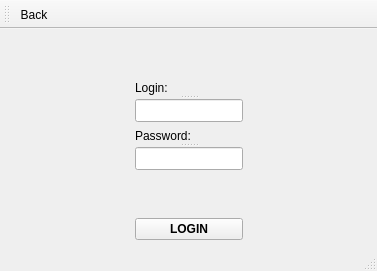
<?xml version="1.0" encoding="UTF-8"?>
<ui version="4.0">
 <class>LoginWindow</class>
 <widget class="QMainWindow" name="LoginWindow">
  <property name="geometry">
   <rect>
    <x>0</x>
    <y>0</y>
    <width>377</width>
    <height>271</height>
   </rect>
  </property>
  <property name="windowTitle">
   <string>MainWindow</string>
  </property>
  <widget class="QWidget" name="centralwidget">
   <layout class="QGridLayout" name="gridLayout">
    <item row="0" column="0" colspan="3">
     <spacer name="verticalSpacer_4">
      <property name="orientation">
       <enum>Qt::Vertical</enum>
      </property>
      <property name="sizeHint" stdset="0">
       <size>
        <width>201</width>
        <height>20</height>
       </size>
      </property>
     </spacer>
    </item>
    <item row="1" column="0">
     <spacer name="horizontalSpacer">
      <property name="orientation">
       <enum>Qt::Horizontal</enum>
      </property>
      <property name="sizeHint" stdset="0">
       <size>
        <width>114</width>
        <height>20</height>
       </size>
      </property>
     </spacer>
    </item>
    <item row="1" column="1">
     <widget class="QSplitter" name="splitter_2">
      <property name="orientation">
       <enum>Qt::Vertical</enum>
      </property>
      <widget class="QSplitter" name="splitter_4">
       <property name="orientation">
        <enum>Qt::Vertical</enum>
       </property>
       <widget class="QLabel" name="label_log">
        <property name="text">
         <string>Login:</string>
        </property>
       </widget>
       <widget class="QLineEdit" name="lineEdit_log"/>
      </widget>
     </widget>
    </item>
    <item row="1" column="2">
     <spacer name="horizontalSpacer_2">
      <property name="orientation">
       <enum>Qt::Horizontal</enum>
      </property>
      <property name="sizeHint" stdset="0">
       <size>
        <width>113</width>
        <height>20</height>
       </size>
      </property>
     </spacer>
    </item>
    <item row="2" column="0">
     <spacer name="horizontalSpacer_3">
      <property name="orientation">
       <enum>Qt::Horizontal</enum>
      </property>
      <property name="sizeHint" stdset="0">
       <size>
        <width>114</width>
        <height>20</height>
       </size>
      </property>
     </spacer>
    </item>
    <item row="2" column="1">
     <widget class="QSplitter" name="splitter">
      <property name="orientation">
       <enum>Qt::Vertical</enum>
      </property>
      <widget class="QSplitter" name="splitter_3">
       <property name="orientation">
        <enum>Qt::Vertical</enum>
       </property>
       <widget class="QLabel" name="label_pass">
        <property name="text">
         <string>Password:</string>
        </property>
       </widget>
       <widget class="QLineEdit" name="lineEdit_pass"/>
      </widget>
     </widget>
    </item>
    <item row="2" column="2">
     <spacer name="horizontalSpacer_4">
      <property name="orientation">
       <enum>Qt::Horizontal</enum>
      </property>
      <property name="sizeHint" stdset="0">
       <size>
        <width>113</width>
        <height>30</height>
       </size>
      </property>
     </spacer>
    </item>
    <item row="3" column="0" colspan="3">
     <spacer name="verticalSpacer">
      <property name="orientation">
       <enum>Qt::Vertical</enum>
      </property>
      <property name="sizeHint" stdset="0">
       <size>
        <width>204</width>
        <height>4</height>
       </size>
      </property>
     </spacer>
    </item>
    <item row="4" column="1">
     <widget class="QPushButton" name="pushButtonLog">
      <property name="font">
       <font>
        <pointsize>9</pointsize>
        <weight>75</weight>
        <bold>true</bold>
       </font>
      </property>
      <property name="autoFillBackground">
       <bool>false</bool>
      </property>
      <property name="text">
       <string>LOGIN</string>
      </property>
     </widget>
    </item>
   </layout>
  </widget>
  <widget class="QMenuBar" name="menubar">
   <property name="geometry">
    <rect>
     <x>0</x>
     <y>0</y>
     <width>377</width>
     <height>26</height>
    </rect>
   </property>
  </widget>
  <widget class="QStatusBar" name="statusbar"/>
  <widget class="QToolBar" name="toolBar">
   <property name="windowTitle">
    <string>toolBar</string>
   </property>
   <attribute name="toolBarArea">
    <enum>TopToolBarArea</enum>
   </attribute>
   <attribute name="toolBarBreak">
    <bool>false</bool>
   </attribute>
   <addaction name="actionBack_2"/>
  </widget>
  <action name="actionBack">
   <property name="text">
    <string>Back</string>
   </property>
  </action>
  <action name="actionBack_2">
   <property name="text">
    <string>Back</string>
   </property>
  </action>
 </widget>
 <resources/>
 <connections/>
</ui>
